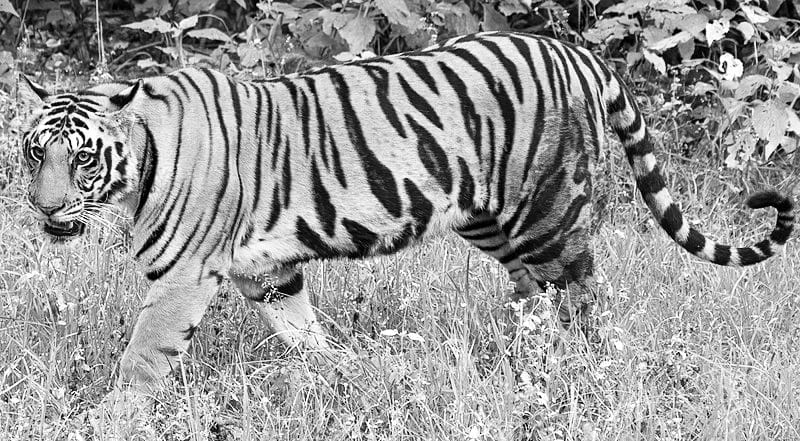
#> input picture AI Super-Resolution and Image Restoration/Denoise_tiger.jpg, 800 x 441 px, given in place of the camera
$ python sketch_effect.py   (older library calls are emulated)
#> lines starting #> are read from the running program, lines starting #| are printed output that depends on the picture
#> in main, frame is the input picture: shape (441, 800, 3); min 0, max 255, mean 152.2
import cv2
import numpy as np

def sketch(frame, blur_kernel=(3, 3), canny_threshold1=30, canny_threshold2=100, threshold_value=150):
    """
    Generate a more detailed sketch effect from a given frame.

    Parameters:
    - frame: The input image frame from the webcam.
    - blur_kernel: The kernel size for Gaussian blurring (default is (3, 3)).
    - canny_threshold1: The lower threshold for the Canny edge detector (default is 30).
    - canny_threshold2: The upper threshold for the Canny edge detector (default is 100).
    - threshold_value: The threshold value for binary inversion (default is 150).

    Returns:
    - mask: The resulting sketch effect image.
    """
#> called with blur_kernel = (3, 3), canny_threshold1 = 30, canny_threshold2 = 100, threshold_value = 150
    # Convert to grayscale
    gray = cv2.cvtColor(frame, cv2.COLOR_BGR2GRAY)

    # Apply a smaller Gaussian blur to retain more details
    gray_blur = cv2.GaussianBlur(gray, blur_kernel, 0)

    # Apply Canny edge detection with higher thresholds for detailed edges
    edges = cv2.Canny(gray_blur, canny_threshold1, canny_threshold2)
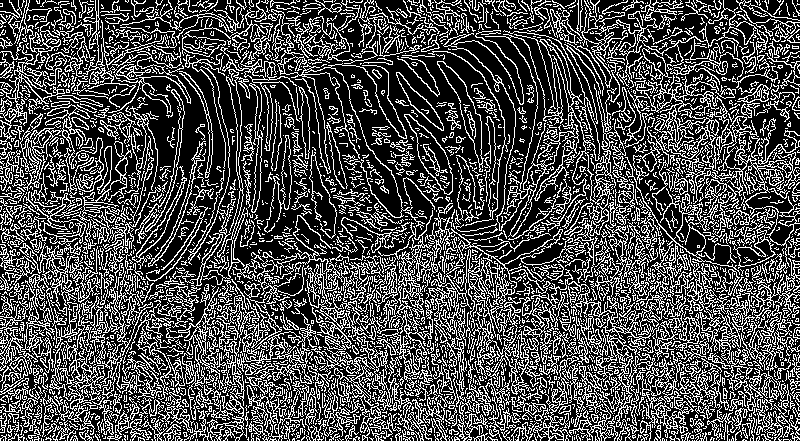
#> edges: shape (441, 800); 30.3% white in thin lines or dots

    # Combine with Laplacian for more edge detail
    laplacian = cv2.Laplacian(gray_blur, cv2.CV_64F)
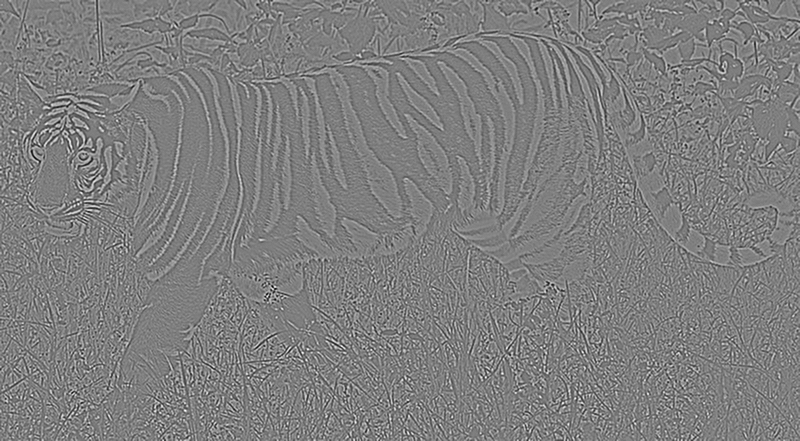
#> laplacian: shape (441, 800) float64; min -175, max 176, mean 0; drawn with min black and max white
    laplacian = np.uint8(np.absolute(laplacian))
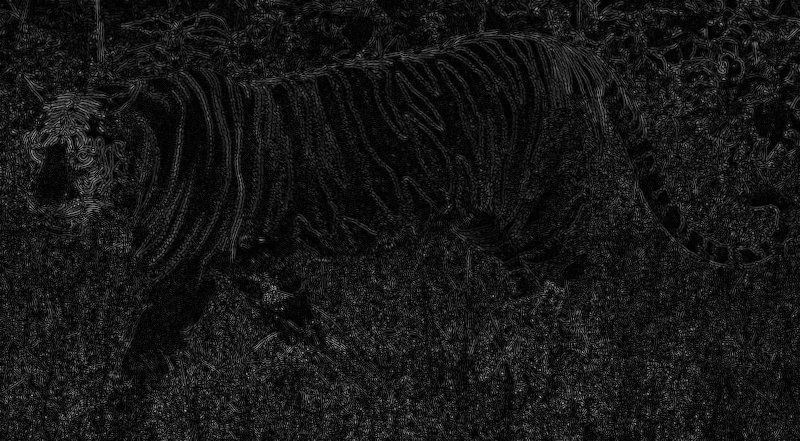
#> laplacian: shape (441, 800); min 0, max 176, mean 22.1

    # Combine Canny and Laplacian edges for more detailed output
    combined_edges = cv2.add(edges, laplacian)
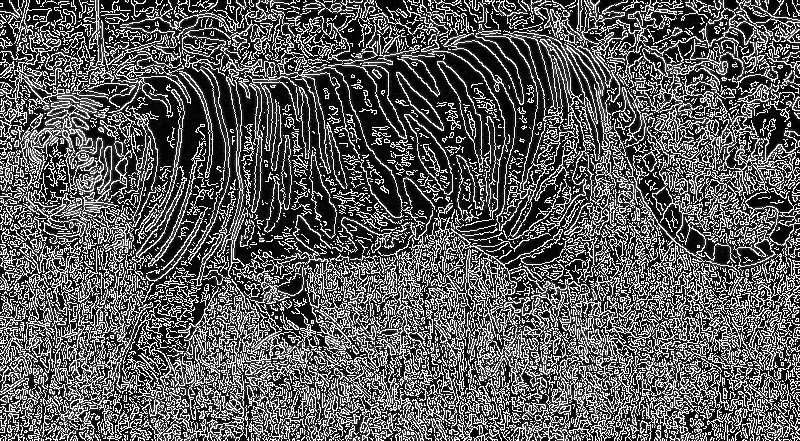
#> combined_edges: shape (441, 800); min 0, max 255, mean 93.7

    # Threshold for binary inversion
    ret, mask = cv2.threshold(combined_edges, threshold_value, 255, cv2.THRESH_BINARY_INV)
#> mask: shape (441, 800); 69.6% white; black in thin lines or dots
#> ret = 150

    return mask


def main():
    # Initialize webcam capture
    capture = cv2.VideoCapture(0)

    # Check if the webcam is opened correctly
    if not capture.isOpened():
        print("Error: Could not open video source.")
        return

    print("Press 'q' to quit the application.")

    # Loop to continuously capture frames from webcam
    while True:
        response, frame = capture.read()
        if not response:
            print("Failed to capture video frame.")
            break

        # Apply sketch effect
        sketched_frame = sketch(frame)

        # Show the result in a window
        cv2.imshow("Detailed Sketch Effect", sketched_frame)

        # Exit the loop if 'q' is pressed
        if cv2.waitKey(1) & 0xFF == ord('q'):
#> (key q is pressed here)
            break

    # Release resources and close windows
    capture.release()
    cv2.destroyAllWindows()


if __name__ == "__main__":
    main()
